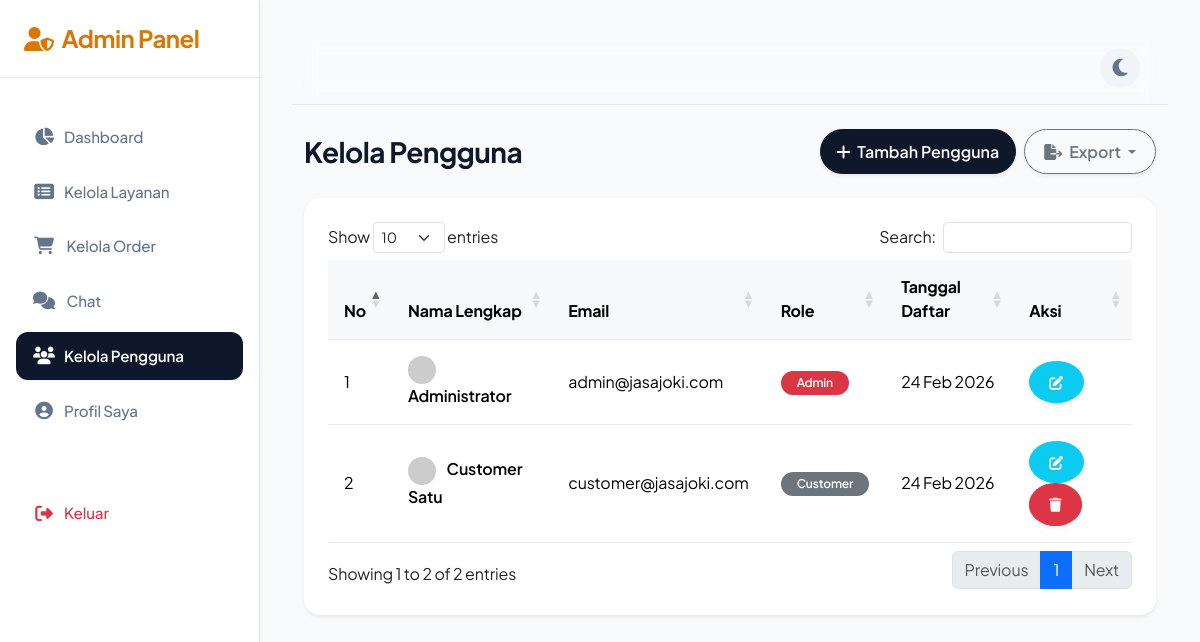
The app's page /index.php?page=admin_users (signed in) with its own data.
### tables this page shows
CREATE TABLE IF NOT EXISTS `users` (
  `id` int(11) NOT NULL AUTO_INCREMENT,
  `name` varchar(100) NOT NULL,
  `email` varchar(100) NOT NULL,
  `password` varchar(255) NOT NULL,
  `role` enum('admin','customer') NOT NULL DEFAULT 'customer',
  `created_at` timestamp NOT NULL DEFAULT CURRENT_TIMESTAMP,
  PRIMARY KEY (`id`),
  UNIQUE KEY `email` (`email`)
);

### views/admin/users.php (the view, shortened to what this page needs)
<?php
$stmt = $conn->query("SELECT * FROM users ORDER BY created_at DESC");
$users = $stmt->fetchAll();
require 'views/layouts/header.php';
?>
<div class="wrapper">
    <nav id="sidebar" class="shadow-sm">
        <div class="sidebar-header d-flex justify-content-between align-items-center">
            <h4 class="mb-0 fw-bold" style="color: var(--secondary-color);"><i class="fas fa-user-shield me-2"></i>Admin Panel</h4>
        </div>
        <ul class="list-unstyled sidebar-menu mt-3">
            <li><a href="index.php?page=admin_dashboard"><i class="fas fa-chart-pie"></i> Dashboard</a></li>
            <li><a href="index.php?page=admin_services"><i class="fas fa-list-alt"></i> Kelola Layanan</a></li>
            <li>
                <a href="index.php?page=admin_orders" class="d-flex justify-content-between align-items-center">
                    <span><i class="fas fa-shopping-cart"></i> Kelola Order</span>
                </a>
            </li>
            <li>
                <a href="index.php?page=admin_messages" class="d-flex justify-content-between align-items-center">
                    <span><i class="fas fa-comments"></i> Chat</span>
                </a>
            </li>
            <li><a href="index.php?page=admin_users" class="active"><i class="fas fa-users"></i> Kelola Pengguna</a></li>
            <li><a href="index.php?page=customer_profile"><i class="fas fa-user-circle"></i> Profil Saya</a></li>
            <li class="mt-5"><a href="index.php?page=logout" class="text-danger"><i class="fas fa-sign-out-alt"></i> Keluar</a></li>
        </ul>
    </nav>
    <div id="content">
        <nav class="navbar navbar-expand-lg navbar-light bg-transparent mb-4">
            <div class="container-fluid">
                <div class="d-flex align-items-center ms-auto">
                    <div class="theme-switch me-3" id="theme-toggle"><i class="fas fa-moon" id="theme-icon"></i></div>
                </div>
            </div>
        </nav>
        <div class="container-fluid">
            <div class="d-flex justify-content-between align-items-center mb-4">
                <h3 class="fw-bold m-0">Kelola Pengguna</h3>
                <div class="d-flex gap-2">
                    <button class="btn btn-primary rounded-pill shadow-sm px-3" data-bs-toggle="modal" data-bs-target="#addModal">
                        <i class="fas fa-plus me-1"></i> Tambah Pengguna
                    </button>
                    <div class="dropdown">
                        <button class="btn btn-outline-secondary rounded-pill shadow-sm dropdown-toggle" type="button" data-bs-toggle="dropdown">
                            <i class="fas fa-file-export me-1"></i> Export
                        </button>
                    </div>
                </div>
            </div>
            <div class="card border-0 shadow-sm p-4 rounded-4">
                <div class="table-responsive">
                    <table class="table table-hover align-middle datatable">
                        <thead class="table-light">
                            <tr>
                                <th>No</th>
                                <th>Nama Lengkap</th>
                                <th>Email</th>
                                <th>Role</th>
                                <th>Tanggal Daftar</th>
                                <th>Aksi</th>
                            </tr>
                        </thead>
                        <tbody>
                            <?php foreach($users as $i => $u): ?>
                                <tr>
                                    <td><?= $i + 1 ?></td>
                                    <td class="fw-semibold text-color">
                                        <img src="https://ui-avatars.com/api/?name=<?= urlencode($u['name']) ?>&background=random" class="rounded-circle me-2" width="28">
                                        <?= htmlspecialchars($u['name']) ?>
                                    </td>
                                    <td><?= htmlspecialchars($u['email']) ?></td>
                                    <td>
                                        <?php if($u['role'] == 'admin'): ?>
                                            <span class="badge bg-danger rounded-pill px-3">Admin</span>
                                        <?php else: ?>
                                            <span class="badge bg-secondary rounded-pill px-3">Customer</span>
                                        <?php endif; ?>
                                    </td>
                                    <td><?= date('d M Y', strtotime($u['created_at'])) ?></td>
                                    <td>
                                        <button class="btn btn-sm btn-info text-white rounded-circle shadow-sm me-1" data-bs-toggle="modal" data-bs-target="#editModal<?= $u['id'] ?>"><i class="fas fa-edit"></i></button>
                                        <?php if($u['id'] != $_SESSION['user_id']): ?>
                                            <button class="btn btn-sm btn-danger rounded-circle shadow-sm" data-bs-toggle="modal" data-bs-target="#deleteModal<?= $u['id'] ?>"><i class="fas fa-trash"></i></button>
                                        <?php endif; ?>
                                    </td>
                                </tr>
                            <?php endforeach; ?>
                        </tbody>
                    </table>
                </div>
            </div>
        </div>
    </div>
</div>
<?php require 'views/layouts/footer.php'; ?>

### views/layouts/header.php (style rules this page uses)
:root { --bg-color: #F8FAFC; --text-color: #0F172A; --text-muted: #64748B; --card-bg: #FFFFFF; --primary-color: #0F172A; --bs-primary-rgb: 15, 23, 42; --primary-hover: #1E293B; --secondary-color: #D97706; --bs-secondary-rgb: 217, 119, 6; --accent-color: #F59E0B; --success-color: #10B981; --bs-success-rgb: 16, 185, 129; --danger-color: #EF4444; --bs-danger-rgb: 239, 68, 68; --bs-info-rgb: 59, 130, 246; --bs-warning-rgb: 245, 158, 11; --navbar-bg: rgba(255, 255, 255, 0.95); --border-color: #E2E8F0; --hover-bg: #F1F5F9; --shadow-sm: 0 1px 2px 0 rgba(0, 0, 0, 0.05); --shadow-md: 0 4px 6px -1px rgba(0, 0, 0, 0.05), 0 2px 4px -1px rgba(0, 0, 0, 0.03); --shadow-lg: 0 10px 25px -3px rgba(0, 0, 0, 0.05), 0 4px 6px -2px rgba(0, 0, 0, 0.03); --radius-md: 12px; --radius-lg: 16px; }
body { background-color: var(--bg-color); color: var(--text-color); font-family: 'Plus Jakarta Sans', sans-serif; transition: background-color 0.3s ease, color 0.3s ease; overflow-x: hidden; letter-spacing: -0.01em; }
h1, h2, h3, h4, h5, h6 { color: var(--text-color); font-weight: 700; letter-spacing: -0.02em; }
.navbar { background-color: var(--navbar-bg); backdrop-filter: blur(12px); -webkit-backdrop-filter: blur(12px); border-bottom: 1px solid var(--border-color); padding: 1rem 0; }
.card { background-color: var(--card-bg); border: 1px solid var(--border-color); border-radius: var(--radius-lg); box-shadow: var(--shadow-md); }
.btn { font-weight: 600; padding: 0.6rem 1.2rem; border-radius: 8px; transition: all 0.2s ease; }
.btn-primary { background-color: var(--primary-color); border-color: var(--primary-color); color: var(--bg-color); }
.wrapper { display: flex; width: 100%; align-items: stretch; min-height: 100vh; }
#sidebar { min-width: 260px; max-width: 260px; background-color: var(--card-bg); border-right: 1px solid var(--border-color); transition: all 0.3s cubic-bezier(0.4, 0, 0.2, 1); position: fixed; height: 100vh; z-index: 1000; top: 0; left: 0; overflow-y: auto; }
#content { flex: 1; padding: 2rem; min-height: 100vh; transition: all 0.3s cubic-bezier(0.4, 0, 0.2, 1); margin-left: 260px; overflow-x: hidden; display: flex; flex-direction: column; }
.sidebar-header { padding: 1.5rem; border-bottom: 1px solid var(--border-color); }
.sidebar-menu { padding: 1rem 0; }
.sidebar-menu li { padding: 0.2rem 1rem; }
.sidebar-menu a { padding: 0.8rem 1rem; font-size: 0.95rem; font-weight: 500; display: flex; align-items: center; color: var(--text-muted); text-decoration: none; border-radius: var(--radius-md); transition: all 0.2s; }
.sidebar-menu a.active { background-color: var(--primary-color); color: var(--bg-color); font-weight: 600; box-shadow: var(--shadow-sm); }
.sidebar-menu i { width: 24px; font-size: 1.1rem; margin-right: 0.5rem; text-align: center; }
.theme-switch { cursor: pointer; font-size: 1.25rem; color: var(--text-muted); transition: color 0.2s; width: 40px; height: 40px; display: flex; align-items: center; justify-content: center; border-radius: 50%; background: var(--hover-bg); }
.badge { padding: 0.5em 0.8em; font-weight: 600; border-radius: 6px; }
.table { color: var(--text-color); }
.table-light { background-color: var(--hover-bg); color: var(--text-color); }
.table td, .table th { border-bottom-color: var(--border-color); padding: 1rem; }

### records on screen
users: name "Administrator", email "admin@jasajoki.com", role "Admin", created_at "24 Feb 2026"
users: name "Customer Satu", email "customer@jasajoki.com", role "Customer", created_at "24 Feb 2026"
